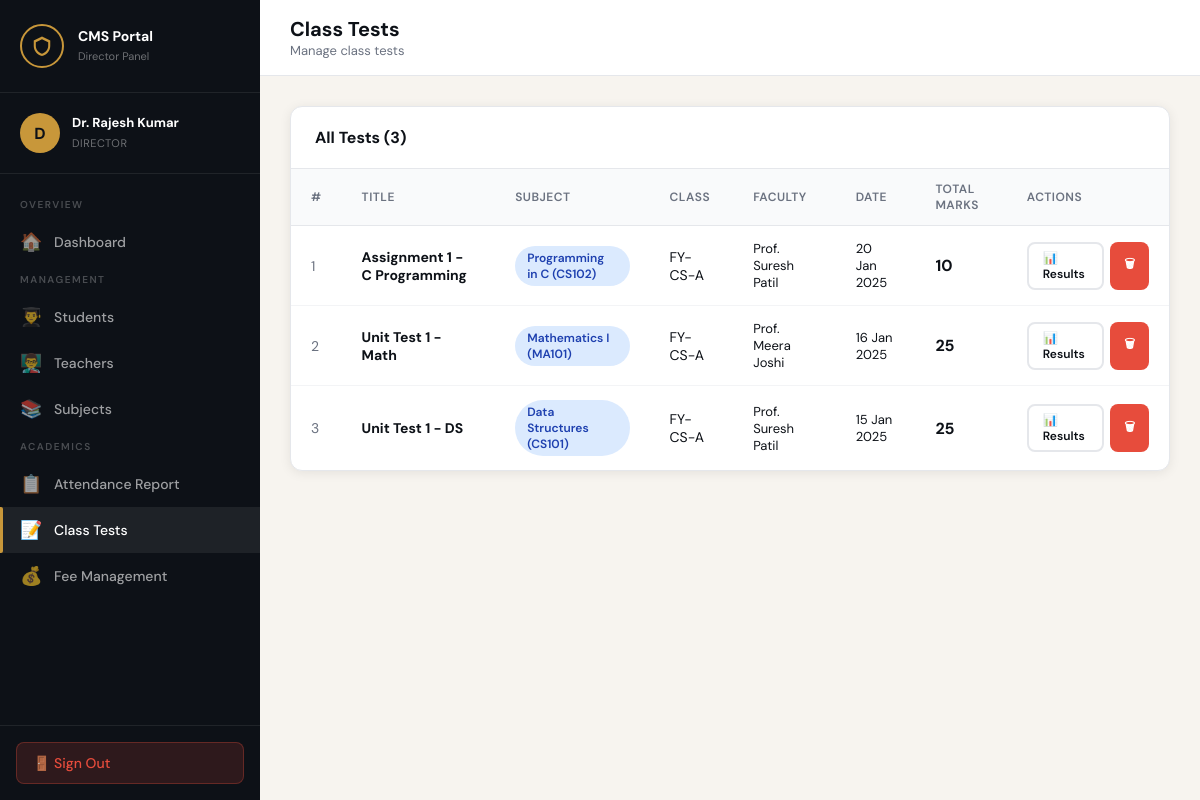
The app's page /tests/list.php (signed in) with its own data.
### tables this page shows
CREATE TABLE class_tests (
    id INT AUTO_INCREMENT PRIMARY KEY,
    title VARCHAR(200) NOT NULL,
    subject_id INT NOT NULL,
    class_id INT NOT NULL,
    teacher_id INT NOT NULL,
    total_marks INT NOT NULL,
    test_date DATE NOT NULL,
    created_at TIMESTAMP DEFAULT CURRENT_TIMESTAMP,
    FOREIGN KEY (subject_id) REFERENCES subjects(id) ON DELETE CASCADE,
    FOREIGN KEY (class_id) REFERENCES classes(id) ON DELETE CASCADE,
    FOREIGN KEY (teacher_id) REFERENCES teachers(id) ON DELETE CASCADE
);

CREATE TABLE subjects (
    id INT AUTO_INCREMENT PRIMARY KEY,
    name VARCHAR(100) NOT NULL,
    code VARCHAR(20) UNIQUE NOT NULL,
    department_id INT,
    class_id INT,
    teacher_id INT,
    credits INT DEFAULT 3,
    FOREIGN KEY (department_id) REFERENCES departments(id) ON DELETE SET NULL,
    FOREIGN KEY (class_id) REFERENCES classes(id) ON DELETE SET NULL,
    FOREIGN KEY (teacher_id) REFERENCES teachers(id) ON DELETE SET NULL
);

CREATE TABLE classes (
    id INT AUTO_INCREMENT PRIMARY KEY,
    name VARCHAR(50) NOT NULL,
    section VARCHAR(10),
    department_id INT,
    semester INT,
    academic_year VARCHAR(10),
    FOREIGN KEY (department_id) REFERENCES departments(id) ON DELETE SET NULL
);

CREATE TABLE users (
    id INT AUTO_INCREMENT PRIMARY KEY,
    name VARCHAR(100) NOT NULL,
    email VARCHAR(100) UNIQUE NOT NULL,
    password VARCHAR(255) NOT NULL,
    role ENUM('director','coordinator','faculty','student') NOT NULL,
    profile_pic VARCHAR(255) DEFAULT 'default.png',
    phone VARCHAR(15),
    address TEXT,
    is_active TINYINT(1) DEFAULT 1,
    created_at TIMESTAMP DEFAULT CURRENT_TIMESTAMP
);

### config/db.php (called while the page is built, shortened)
<?php
function hasRole($role) {
    if (is_array($role)) return in_array($_SESSION['role'], $role);
    return $_SESSION['role'] === $role;
}
?>

### tests/list.php (the view, shortened to what this page needs)
<?php
require_once __DIR__ . '/../auth/session.php';
$role = $_SESSION['role'];
if (hasRole(['director','coordinator'])) {
    $tests = $conn->query("
        SELECT ct.*, s.name as subject_name, s.code, c.name as class_name, u.name as teacher_name
        FROM class_tests ct
        JOIN subjects s ON ct.subject_id=s.id
        JOIN classes c ON ct.class_id=c.id
        JOIN teachers t ON ct.teacher_id=t.id
        JOIN users u ON t.user_id=u.id
        ORDER BY ct.test_date DESC
    ");
}
include __DIR__ . '/../includes/header.php';
if ($role === 'student') {
    $initials = strtoupper(substr($_SESSION['name'],0,1));
    echo '<div class="sidebar">';
    echo '<div class="sidebar-brand"><div class="brand-icon"><svg viewBox="0 0 64 64" fill="var(--gold)"><path d="M32 4L8 16v16c0 14 10.7 26.4 24 29.3C45.3 58.4 56 46 56 32V16L32 4zm0 8l18 9v11c0 10.5-7.8 19.8-18 22.3C21.8 51.8 14 42.5 14 32V21l18-9z"/></svg></div><div class="brand-text"><strong>CMS Portal</strong><span>Student Panel</span></div></div>';
    echo '<div class="sidebar-user"><div class="user-avatar">'.$initials.'</div><div class="user-info"><strong>'.htmlspecialchars($_SESSION['name']).'</strong><span>Student</span></div></div>';
    echo '<nav class="sidebar-nav"><div class="nav-section-label">Overview</div><a href="'.$depth.'dashboard/student.php" class="nav-item"><span class="nav-icon">🏠</span>Dashboard</a><div class="nav-section-label">Academics</div><a href="'.$depth.'attendance/student_report.php" class="nav-item"><span class="nav-icon">📋</span>My Attendance</a><a href="'.$depth.'tests/results.php" class="nav-item active"><span class="nav-icon">📝</span>My Test Results</a><div class="nav-section-label">Fees</div><a href="'.$depth.'students/fees.php" class="nav-item"><span class="nav-icon">💰</span>My Fees</a></nav>';
    echo '<div class="sidebar-footer"><a href="'.$depth.'auth/logout.php" class="logout-btn">🚪 Sign Out</a></div></div>';
} else {
    include __DIR__ . "/../includes/sidebar_{$role}.php";
}
?>
<div class="main">
  <div class="topbar">
    <div class="topbar-title"><h2>Class Tests</h2><p><?= $role==='student'?'Your tests and results':'Manage class tests' ?></p></div>
  </div>
  <div class="content">
    <div class="table-card">
      <div class="table-card-header">
        <h3>All Tests (<?= $tests ? $tests->num_rows : 0 ?>)</h3>
      </div>
      <div class="table-responsive">
        <table>
          <thead>
            <tr>
              <th>#</th><th>Title</th><th>Subject</th><th>Class</th>
              <?php if($role!=='student'): ?><th>Faculty</th><?php endif; ?>
              <th>Date</th><th>Total Marks</th>
              <?php if(hasRole(['director','coordinator','faculty'])): ?><th>Actions</th><?php endif; ?>
            </tr>
          </thead>
          <tbody>
          <?php if($tests && $tests->num_rows > 0): $i=1; while($t=$tests->fetch_assoc()): ?>
            <tr>
              <td style="color:#6b7280"><?= $i++ ?></td>
              <td style="font-weight:700"><?= htmlspecialchars($t['title']) ?></td>
              <td><span class="badge badge-blue"><?= htmlspecialchars($t['subject_name']) ?> (<?= $t['code'] ?>)</span></td>
              <td><?= htmlspecialchars($t['class_name']) ?></td>
              <?php if($role!=='student'): ?>
              <td style="font-size:13px"><?= htmlspecialchars($t['teacher_name']) ?></td>
              <?php endif; ?>
              <td style="font-size:13px"><?= date('d M Y', strtotime($t['test_date'])) ?></td>
              <td style="font-weight:700;font-size:16px"><?= $t['total_marks'] ?></td>
              <?php if(hasRole(['director','coordinator','faculty'])): ?>
              <td>
                <div style="display:flex;gap:6px">
                  <a href="results.php?test_id=<?= $t['id'] ?>" class="btn btn-sm btn-outline">📊 Results</a>
                  <?php if(hasRole(['director'])): ?>
                  <a href="delete.php?id=<?= $t['id'] ?>" class="btn btn-sm btn-red" onclick="return confirm('Delete this test?')">🗑</a>
                  <?php endif; ?>
                </div>
              </td>
              <?php endif; ?>
            </tr>
          <?php endwhile; else: ?>
            <tr><td colspan="9" style="text-align:center;padding:40px;color:#6b7280">No tests found</td></tr>
          <?php endif; ?>
          </tbody>
        </table>
      </div>
    </div>
  </div>
</div>
<?php include __DIR__ . '/../includes/footer.php'; ?>

### assets/css/style.css (style rules this page uses)
:root { --ink: #0d1117; --ink2: #1a2236; --gold: #c8973a; --gold-light: #e8c87a; --paper: #f7f4ef; --cream: #ede9e0; --sidebar-w: 260px; --red: #e74c3c; --green: #27ae60; --blue: #2980b9; --purple: #8e44ad; --orange: #e67e22; --gray: #6b7280; --border: #e5e7eb; --card-shadow: 0 2px 12px rgba(0,0,0,0.08); --radius: 12px; }
* { margin: 0; padding: 0; box-sizing: border-box; }
body { font-family: 'DM Sans', sans-serif; background: var(--paper); color: var(--ink); min-height: 100vh; display: flex; }
.main { margin-left: var(--sidebar-w); flex: 1; min-height: 100vh; display: flex; flex-direction: column; }
.topbar { background: #fff; border-bottom: 1px solid var(--border); padding: 16px 30px; display: flex; align-items: center; justify-content: space-between; position: sticky; top: 0; z-index: 50; }
.topbar-title h2 { font-size: 20px; font-weight: 700; color: var(--ink); }
.topbar-title p { font-size: 13px; color: var(--gray); }
.content { padding: 30px; flex: 1; }
.table-card { background: #fff; border-radius: var(--radius); box-shadow: var(--card-shadow); border: 1px solid var(--border); overflow: hidden; margin-bottom: 24px; }
.table-card-header { padding: 20px 24px; border-bottom: 1px solid var(--border); display: flex; align-items: center; justify-content: space-between; }
.table-card-header h3 { font-size: 16px; font-weight: 700; }
.table-responsive { overflow-x: auto; }
table { width: 100%; border-collapse: collapse; }
thead { background: #f9fafb; }
th { padding: 12px 20px; text-align: left; font-size: 12px; text-transform: uppercase; letter-spacing: 0.5px; color: var(--gray); font-weight: 600; border-bottom: 1px solid var(--border); }
td { padding: 14px 20px; font-size: 14px; border-bottom: 1px solid #f3f4f6; vertical-align: middle; }
tr:last-child td { border-bottom: none; }
.badge { display: inline-block; padding: 4px 12px; border-radius: 30px; font-size: 12px; font-weight: 600; }
.badge-blue { background: #dbeafe; color: #1e40af; }
.btn { display: inline-flex; align-items: center; gap: 8px; padding: 10px 20px; border-radius: 8px; font-size: 14px; font-weight: 600; cursor: pointer; transition: all 0.2s; border: none; text-decoration: none; font-family: 'DM Sans', sans-serif; }
.btn-red { background: var(--red); color: #fff; }
.btn-outline { background: transparent; border: 2px solid var(--border); color: var(--ink); }
.btn-sm { padding: 6px 14px; font-size: 12px; }

### records on screen
class_tests: title "Assignment 1 - C Programming", subject.name "Programming in C", subject.code "CS102", class.name "FY-CS-A", users.name "Prof. Suresh Patil", test_date "20 Jan 2025", total_marks "10"
class_tests: title "Unit Test 1 - Math", subject.name "Mathematics I", subject.code "MA101", class.name "FY-CS-A", users.name "Prof. Meera Joshi", test_date "16 Jan 2025", total_marks "25"
class_tests: title "Unit Test 1 - DS", subject.name "Data Structures", subject.code "CS101", class.name "FY-CS-A", users.name "Prof. Suresh Patil", test_date "15 Jan 2025", total_marks "25"

### other values on screen
$initials "D"
$_SESSION['name'] "Dr. Rajesh Kumar"
$icon "🏠 👨‍🎓 👨‍🏫 📚 📋 📝 💰"
$label "Dashboard Students Teachers Subjects Attendance Report Class Tests Fee Management"
$tests->num_rows "3"
